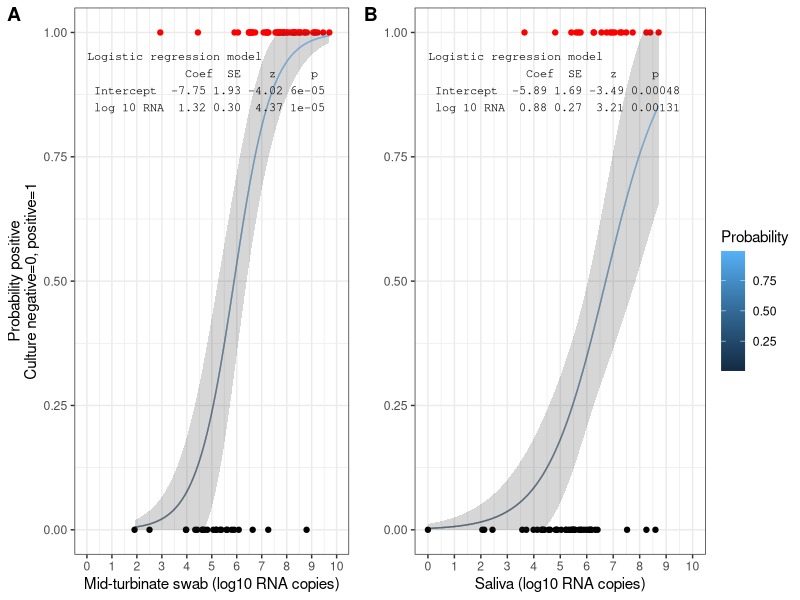
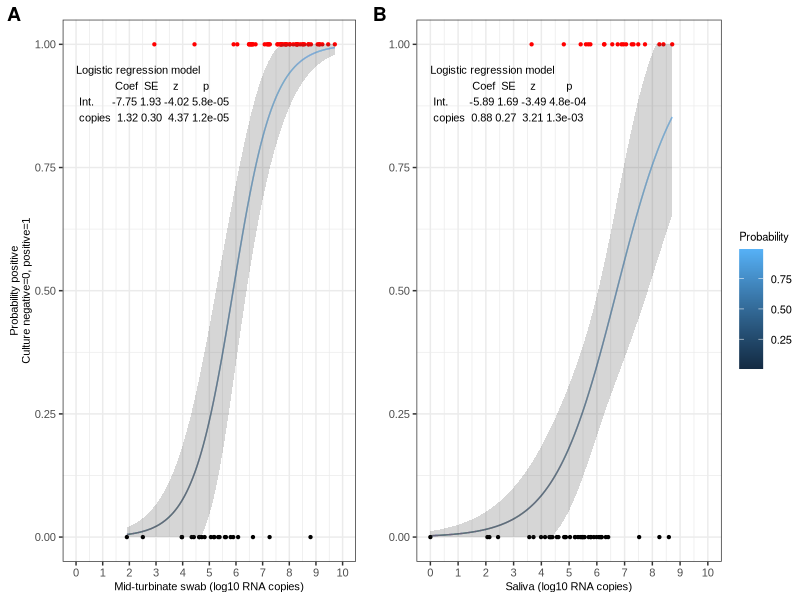
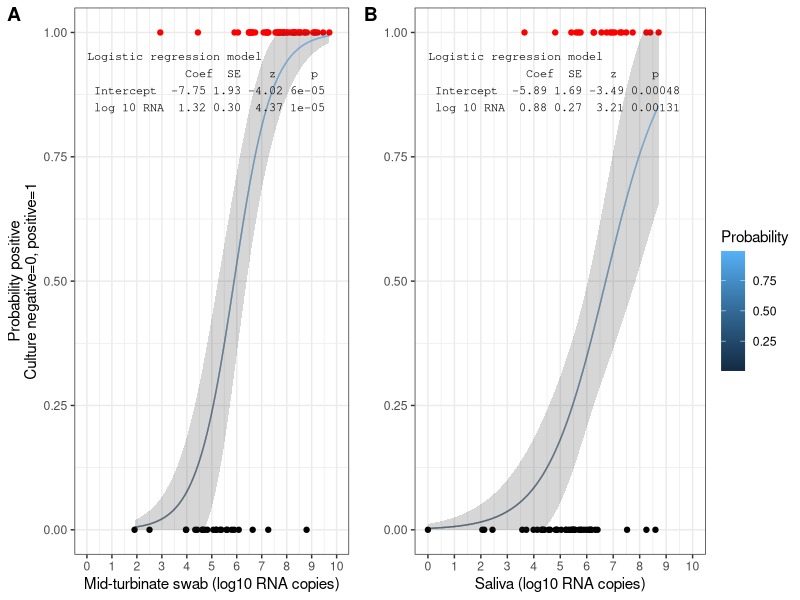
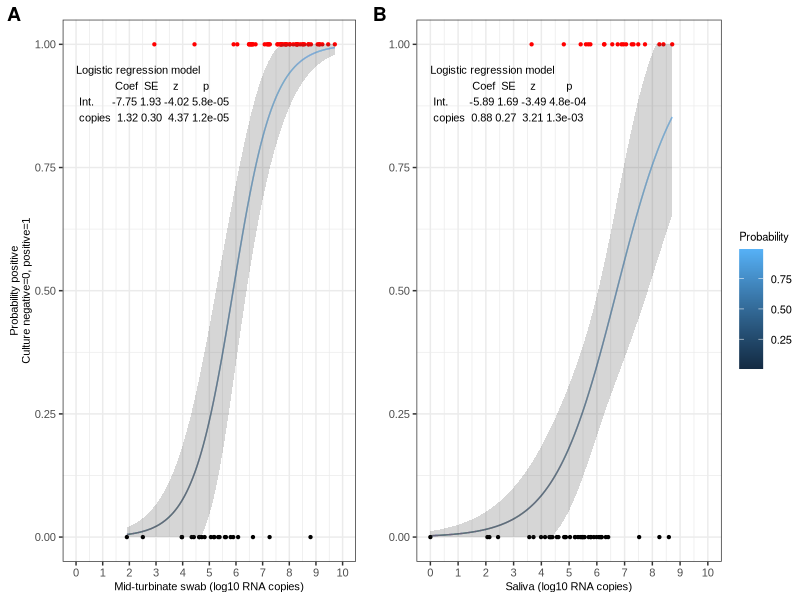
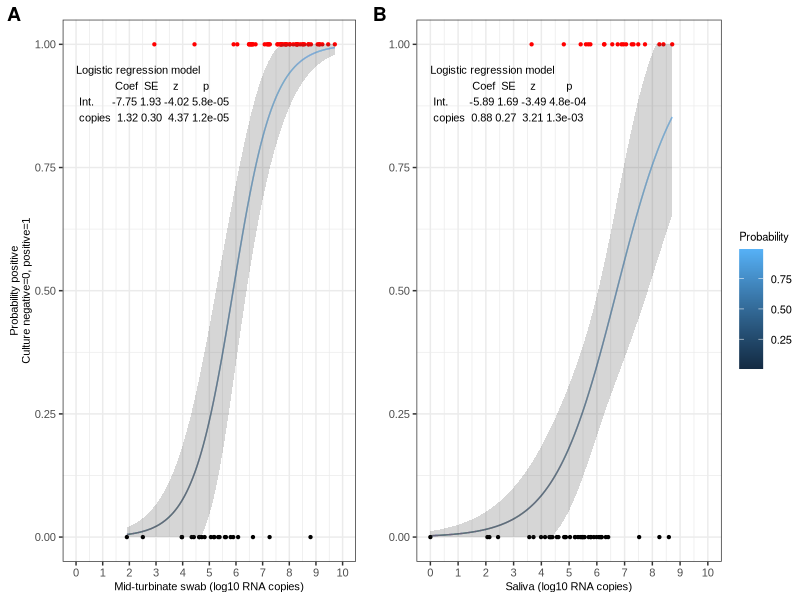

Source code (R) for these figures, in order:
## ---- chunk 1
knitr::opts_chunk$set(echo = TRUE)
library(tidyverse)
library(skimr)
library(ggpubr)
## ---- chunk 2
spr <- read.csv("../working_files/nonpaired_pcr_sx_spr.csv")
spr <- spr %>% filter(pos_enrollment=="Negative" & culture_status %in% c("positive", "negative"))
spr <- spr %>% mutate(log_av_quant = if_else(av_quant == 0, 0, log(av_quant)),
                      log_10_av_quant = if_else (av_quant == 0, 0, log10(av_quant)),
                      culture = if_else(culture_status=="positive", 1, 0))
table(spr$culture_status, spr$culture)
## ---- chunk 3
mt <- spr %>% filter(sample_type=="Midturbinate Swab")

logit_log_10_mt <- glm(culture ~ log_10_av_quant, data = mt, family = "binomial")
mt_logit_log10_summary <-summary(logit_log_10_mt)
mt_logit_log10_summary
note_mt <- paste("Logistic regression model\n",
              "           "," Coef"," SE","   z","    p","\n",
              "Intercept ", 
              round(mt_logit_log10_summary$coefficients[1],2),
              round(mt_logit_log10_summary$coefficients[1,2],2),
              round(mt_logit_log10_summary$coefficients[1,3],2),
              round(mt_logit_log10_summary$coefficients[1,4],5),
              "\n",
              "log 10 RNA ", 
              round(mt_logit_log10_summary$coefficients[2],2),
              format(round(mt_logit_log10_summary$coefficients[2,2],2),nsmall=2),
              "",
              round(mt_logit_log10_summary$coefficients[2,3],2),round(mt_logit_log10_summary$coefficients[2,4],5)
              )

## ---- chunk 4
saliva <- spr %>% filter(sample_type=="Saliva")

#natural log
logit_saliva <- glm(culture ~ log_av_quant, data = saliva, family = "binomial")
summary(logit_saliva)

#log_10
logit_log_10_saliva <- glm(culture ~ log_10_av_quant, data = saliva, family = "binomial")
saliva_logit_log10_summary <- summary(logit_log_10_saliva)
saliva_logit_log10_summary
note_saliva <- paste("Logistic regression model\n",
              "           ", " Coef", " SE", "   z", "    p","\n",
              "Intercept ", 
              round(saliva_logit_log10_summary$coefficients[1],2),
              round(saliva_logit_log10_summary$coefficients[1,2],2),
              round(saliva_logit_log10_summary$coefficients[1,3],2),
              round(saliva_logit_log10_summary$coefficients[1,4],5),"\n",
              "log 10 RNA ",
              round(saliva_logit_log10_summary$coefficients[2],2),
              format(round(saliva_logit_log10_summary$coefficients[2,2],2),nsmall=2),
              "",
              round(saliva_logit_log10_summary$coefficients[2,3],2),round(saliva_logit_log10_summary$coefficients[2,4],5)
              )
## ---- chunk 5
#create vector of input average log10 RNA copies
log10_N <- seq(0,10,1)

#mt
beta0_mt <- logit_log_10_mt$coefficients[1]
beta_mt <- logit_log_10_mt$coefficients[2]
prob_mt <- exp(beta0_mt+beta_mt*log10_N)/(1+exp(beta0_mt+beta_mt*log10_N))
prob_mt <- signif(prob_mt,2)
prob_mt_copy <- prob_mt/(10^log10_N)

#saliva
beta0_sal <- logit_log_10_saliva$coefficients[1]
beta_sal <- logit_log_10_saliva$coefficients[2]
prob_sal <- exp(beta0_sal+beta_sal*log10_N)/(1+exp(beta0_sal+beta_sal*log10_N))
prob_sal <- signif(prob_sal,2)
prob_sal_copy <- prob_sal/(10^log10_N)

prob_pos <- cbind(log10_N, prob_mt, prob_sal, prob_mt_copy, prob_sal_copy)

p_63 <- 1-exp(-1)
p_50 <- 0.5
TCID63_mt <- (log(p_63/(1-p_63))-beta0_mt)/beta_mt
TCID50_mt <- (log(p_50/(1-p_50))-beta0_mt)/beta_mt

TCID63_sal <- (log(p_63/(1-p_63))-beta0_sal)/beta_sal
TCID50_sal <- (log(p_50/(1-p_50))-beta0_sal)/beta_sal

prob_pos
rbind(TCID50_mt, TCID63_mt, TCID50_sal, TCID63_sal)
## ---- chunk 6
#MTS
mt_max <- max(mt$log_10_av_quant)
mt_min <- min(mt$log_10_av_quant)
x_mt <- seq(mt_min, mt_max, 0.001)
beta0_mt <- logit_log_10_mt$coefficients[1]
beta_mt <- logit_log_10_mt$coefficients[2]

mt_impute <- data.frame(x_mt)
mt_impute <- mt_impute %>% 
  mutate(log_10_av_quant = x_mt)
fit.pred.mt <- predict(logit_log_10_mt, newdata = mt_impute, se.fit = T,type = "response")

mt_impute$prob <- fit.pred.mt$fit
mt_impute$prob_se <- fit.pred.mt$se.fit

mt_impute <- mt_impute %>% 
  mutate(lower = prob - 2*prob_se, upper = prob + 2*prob_se)
mt_impute <- mt_impute %>% mutate(lower=if_else(lower<0,0,lower),upper=if_else(upper>1,1,upper))

mt$culture_color <- mt$culture_status %>% sapply(function(x) {if (x=="positive") {"red"} else {"black"}})
mt_lot_10_plot_2 <- mt_impute %>% ggplot(aes(x=log_10_av_quant, y=prob))+
  geom_line(aes(color = prob))+
  geom_point(data = mt,aes(y=culture),color=mt$culture_color) +
  geom_ribbon(aes(y=NULL, ymin=lower, ymax=upper),alpha=0.2)+
  scale_color_continuous("Probability")+
  annotate("text", x=0,y=.9,label=note_mt, hjust=0,family="mono",size=3)+
  scale_x_continuous(breaks=c(0:10),limits = c(0,10))+
  labs (x="Mid-turbinate swab (log10 RNA copies)", 
        y="Probability positive\nCulture negative=0, positive=1")+
  theme_bw()

#Saliva
sal_max <- max(saliva$log_10_av_quant)
sal_min <- min(saliva$log_10_av_quant)
x_sal <- seq(sal_min, sal_max, 0.001)
beta0_sal <- logit_log_10_saliva$coefficients[1]
beta_sal <- logit_log_10_saliva$coefficients[2]

saliva_impute <- data.frame(x_sal)
saliva_impute <- saliva_impute %>% 
  mutate(log_10_av_quant = x_sal)
fit.pred.sal <- predict(logit_log_10_saliva, newdata = saliva_impute, se.fit = T,type = "response")
saliva_impute$prob <- fit.pred.sal$fit
saliva_impute$prob_se <- fit.pred.sal$se.fit

saliva_impute <- saliva_impute %>% 
  mutate(lower =  prob - 2*prob_se, upper = prob + 2*prob_se)
saliva_impute <-saliva_impute %>% mutate(lower=if_else(lower<0,0,lower),upper=if_else(upper>1,1,upper))

saliva$culture_color <- saliva$culture_status %>% sapply(function(x) {if (x=="positive") {"red"} else {"black"}})
saliva_lot_10_plot_2 <- saliva_impute %>% ggplot(aes(x=log_10_av_quant, y=prob))+
  geom_line(aes(color=prob)) +
  geom_point(data = saliva, aes(y=culture),color=saliva$culture_color) +
  geom_ribbon(aes(y=NULL,ymin=lower,ymax=upper),alpha=0.2)+
  scale_color_continuous("Probability")+
  annotate("text",x=0,y=.9,label=note_saliva,hjust=0,family="mono",size=3)+
  scale_x_continuous(breaks=c(0:10),limits = c(0,10))+
  scale_y_continuous(breaks=c(0, 0.25, 0.50, 0.75, 1.00),limits = c(0,1))+
  labs (x="Saliva (log10 RNA copies)", y="")+
  theme_bw()

log_10_plots_2 <- ggarrange (mt_lot_10_plot_2, saliva_lot_10_plot_2,
                       labels = c("A", "B"),
                       ncol=2, nrow=1,
                       common.legend = T,
                       legend = "right")
log_10_plots_2
ggsave(log_10_plots_2,filename="../figure_output/repo_fig_s12_culture_prob_log10RNA.png",device="png",width=11,height=7.77,units="in")
## ---- chunk 7
note_mt_tif <- paste("Logistic regression model\n",
              "           ","Coef"," SE","    z","       p","\n",
              "Int.     ", 
              round(mt_logit_log10_summary$coefficients[1],2),
              round(mt_logit_log10_summary$coefficients[1,2],2),
              round(mt_logit_log10_summary$coefficients[1,3],2),
              mt_logit_log10_summary$coefficients[1,4] %>% formatC(format="e",digits=1),
              "\n",
              "copies ", 
              round(mt_logit_log10_summary$coefficients[2],2),
              format(round(mt_logit_log10_summary$coefficients[2,2],2),nsmall=2),
              "",
              round(mt_logit_log10_summary$coefficients[2,3],2),mt_logit_log10_summary$coefficients[2,4] %>% formatC(format="e",digits=1)
              )
mt_lot_10_plot_2_manu <- mt_impute %>% ggplot(aes(x=log_10_av_quant, y=prob))+
  geom_line(aes(color = prob))+
  geom_point(data = mt,aes(y=culture),color=mt$culture_color,size=0.8) +
  geom_ribbon(aes(y=NULL, ymin=lower, ymax=upper),alpha=0.2)+
  scale_color_continuous("Probability")+
  annotate("text", x=0,y=.9,label=print(note_mt_tif), hjust=0,family="arial",size=2.8)+
  scale_x_continuous(breaks=c(0:10),limits = c(0,10))+
  labs (x="Mid-turbinate swab (log10 RNA copies)", 
        y="Probability positive\nCulture negative=0, positive=1",
        family="Arial",
        size=8)+
  theme_bw() +
  theme(axis.title.x = element_text(size=8,family="Arial"),
        axis.title.y = element_text(size=8,family="Arial"),
        legend.text=element_text(size=8),
        legend.title = element_text(size=8),
        axis.text.x = element_text(size=8, family="Arial"),
        axis.text.y = element_text(size=8, family="Arial"),
        plot.margin=unit(c(5,2.5,2.5,2.5),"mm"))

note_saliva_tif <- paste("Logistic regression model\n",
              "           ", " Coef", " SE", "    z", "         p","\n",
              "Int.      ", 
              round(saliva_logit_log10_summary$coefficients[1],2),
              round(saliva_logit_log10_summary$coefficients[1,2],2),
              round(saliva_logit_log10_summary$coefficients[1,3],2),
              saliva_logit_log10_summary$coefficients[1,4] %>% formatC(format="e",digits=1),"\n",
              "copies ",
              round(saliva_logit_log10_summary$coefficients[2],2),
              format(round(saliva_logit_log10_summary$coefficients[2,2],2),nsmall=2),
              "",
              round(saliva_logit_log10_summary$coefficients[2,3],2),saliva_logit_log10_summary$coefficients[2,4] %>% formatC(format="e",digits=1)
              )

saliva_lot_10_plot_2_manu <- saliva_impute %>% ggplot(aes(x=log_10_av_quant, y=prob))+
  geom_line(aes(color=prob)) +
  geom_point(data = saliva, aes(y=culture),color=saliva$culture_color,size=0.8) +
  geom_ribbon(aes(y=NULL,ymin=lower,ymax=upper),alpha=0.2)+
  scale_color_continuous("Probability")+
  annotate("text",x=0,y=.9,label=note_saliva_tif,hjust=0,family="Arial",size=2.8)+
  scale_x_continuous(breaks=c(0:10),limits = c(0,10))+
  scale_y_continuous(breaks=c(0, 0.25, 0.50, 0.75, 1.00),limits = c(0,1))+
  labs (x="Saliva (log10 RNA copies)", y="")+
  theme_bw() +
  theme(axis.title.x = element_text(size=8,family="Arial"),
        axis.title.y = element_text(size=8,family="Arial"),
        legend.text=element_text(size=8),
        legend.title = element_text(size=8),
        axis.text.x = element_text(size=8, family="Arial"),
        axis.text.y = element_text(size=8, family="Arial"),
        plot.margin=unit(c(5,2.5,2.5,2.5),"mm"))

log_10_plots_2_manu <- ggarrange (mt_lot_10_plot_2_manu, saliva_lot_10_plot_2_manu,
                       labels = c("A", "B"),
                       ncol=2, nrow=1,
                       common.legend = T,
                       legend = "right")
log_10_plots_2_manu
ggsave(log_10_plots_2_manu,filename="../figure_output/tif/tif_raw/repo_fig_s12_culture_prob_log10RNA.tif",device="tiff",width=7,height=4.94,units="in",dpi=600)
ggsave(log_10_plots_2_manu,filename="../figure_output/png_600/repo_fig_s12_culture_prob_log10RNA_png_600.png",device="png",width=7,height=4.94,units="in",dpi=600)
